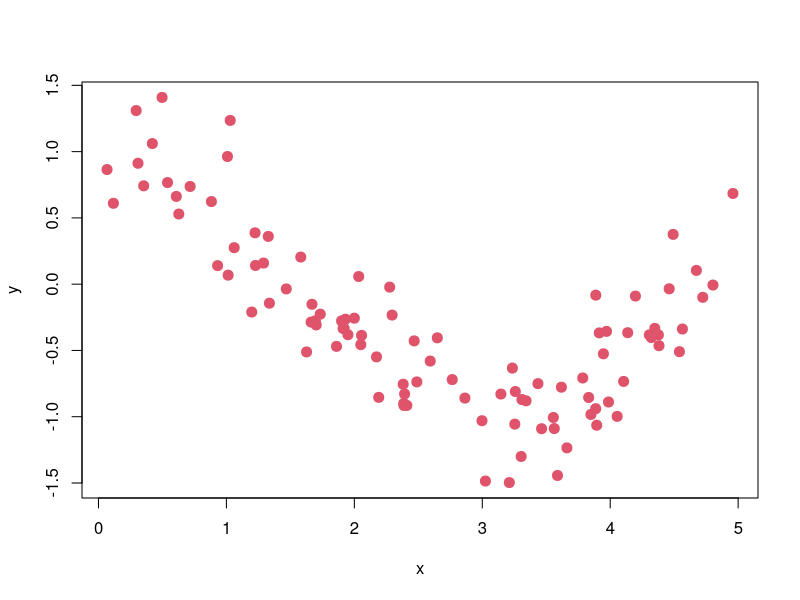
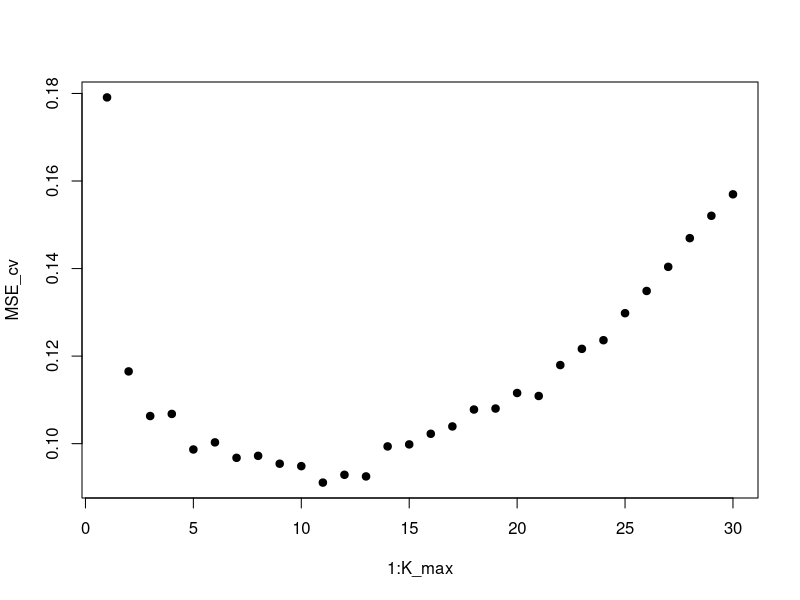
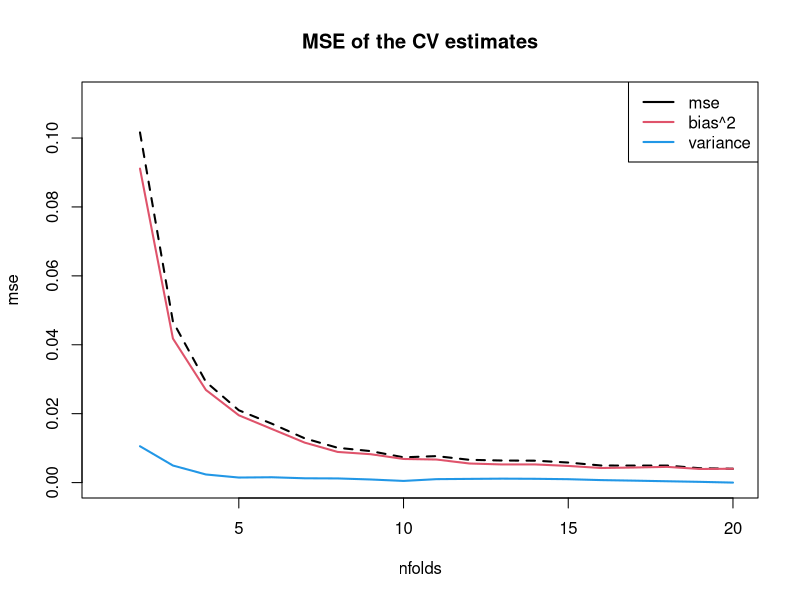
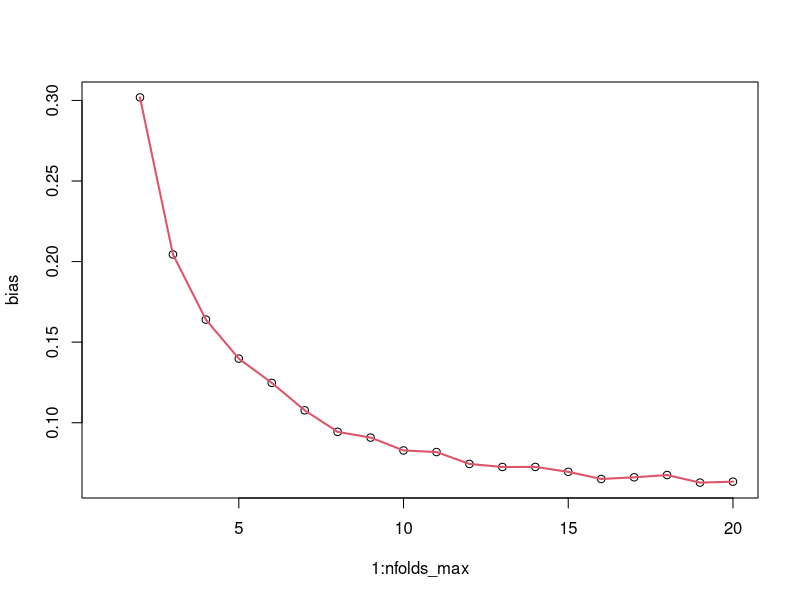

The R source for these figures, in order:
# R code to illustrate cross-validation.
# This code accompanies Lecture 9: Cross-validation.
#
# Author: Jeffrey W. Miller
# Date: Feb 23, 2019

# ____________________________________________________________________________________________

# KNN regression algorithm (for univariate x's)
#   x0 = new point at which to predict y
#   x = (x_1,...,x_n) = vector of training x's
#   y = (y_1,...,y_n) = vector of training y's
#   K = number of neighbors to use
#   y0_hat = predicted value of y at x0
KNN = function(x0, x, y, K) {
    distances = abs(x - x0)  # Euclidean distance between x0 and each x_i
    o = order(distances)  # order of the training points by distance from x0 (nearest to farthest)
    y0_hat = mean(y[o[1:K]])  # take average of the y values of the K nearest training points
    return(y0_hat)  # return predicted value of y
}


# ____________________________________________________________________________________________
# Implementing cross-validation

# Simulate a dataset with univariate x's
set.seed(1)  # set random number generator
n = 100  # number of samples
x = 5*runif(n)  # simulate training x's uniformly on the interval [0,5]
sigma = 0.3  # standard deviation of the noise
f = function(x) { cos(x) }  # f(x) = true mean of x given y
y = f(x) + sigma*rnorm(n)  # simulate training y's by adding N(0, sigma^2) noise to f(x)
plot(x,y,col=2,pch=20,cex=2)  # plot training data


# Using cross-validation to estimate test performance
K = 1  # number of neighbors to use
nfolds = 10  # number of folds to use for cross-validation
permutation = sample(1:n)  # random ordering of all the available data
MSE_fold = rep(0,nfolds)  # vector to hold MSE for each fold
for (j in 1:nfolds) {
    pseudotest = permutation[floor((j-1)*n/nfolds+1) : floor(j*n/nfolds)]  # pseudo-test set for this fold
    pseudotrain = setdiff(1:n, pseudotest)  # pseudo-training set for this fold
    y_hat = sapply(x[pseudotest], function(x0) { KNN(x0, x[pseudotrain], y[pseudotrain], K) })  # run KNN at each x in the pseudo-test set
    MSE_fold[j] = mean((y[pseudotest] - y_hat)^2)  # compute MSE on the pseudo-test set
}
MSE_cv = mean(MSE_fold)  # average across folds to obtain CV estimate of test MSE
MSE_cv


# Compare with a "ground truth" estimate of test performance, given this training set.
# (Since this is a simulation example, we can generate lots of test data.)
n_test = 100000
x_test = 5*runif(n_test)  # simulate test x's from true data generating process
y_test = f(x_test) + sigma*rnorm(n_test)  # simulate test y's from true data generating process
y_test_hat = sapply(x_test, function(x0) { KNN(x0, x, y, K) })  # run KNN at each x in the test set
MSE_test = mean((y_test - y_test_hat)^2)  # compute MSE on test set

MSE_test
MSE_cv

# Careful! Try this with nfolds=n:
sqrt(MSE_test)  # test RMSE
sqrt(mean(MSE_fold))  # sqrt of MSE_cv
mean(sqrt(MSE_fold))  # average of RMSEs (Is this a good way to estimate test RMSE?)


# ____________________________________________________________________________________________
# Using cross-validation to choose model settings

# Illustration: Choosing # of neighbors in KNN
K_max = 30  # maximum value of K to try for KNN
nfolds = 10  # number of folds to use for cross-validation
permutation = sample(1:n)  # random ordering of all the available data
MSE_fold = matrix(0,nfolds,K_max)  # vector to hold MSE for each fold and each K
for (j in 1:nfolds) {
    pseudotest = permutation[floor((j-1)*n/nfolds+1) : floor(j*n/nfolds)]  # pseudo-test set for this fold
    pseudotrain = setdiff(1:n, pseudotest)  # pseudo-training set for this fold
    for (K in 1:K_max) {
        y_hat = sapply(x[pseudotest], function(x0) { KNN(x0, x[pseudotrain], y[pseudotrain], K) })  # run KNN at each x in the pseudo-test set
        MSE_fold[j,K] = mean((y[pseudotest] - y_hat)^2)  # compute MSE on the pseudo-test set
    }
}
MSE_cv = colMeans(MSE_fold)  # average across folds to obtain CV estimate of test MSE for each K

plot(1:K_max, MSE_cv, pch=19)  # plot CV estimate of test MSE for each K

# Choose the value of K that minimizes estimated test MSE
K_cv = which.min(MSE_cv)
K_cv


# ____________________________________________________________________________________________
# Careful: MSE_cv[K_cv] may systematically underestimate or overestimate test MSE!
# There are two sources of bias: K_cv is the minimum, and the pseudo-training set is smaller than n.

# Compare with a "ground truth" estimate of test performance, given this training set.
y_test_hat = sapply(x_test, function(x0) { KNN(x0, x, y, K_cv) })  # run KNN at each x in the test set
MSE_test = mean((y_test - y_test_hat)^2)  # compute MSE on test set

MSE_cv[K_cv]
MSE_test
# Why does MSE_cv[K_cv] tend to be smaller than MSE_test in this example?

# Can you think of a reason why MSE_cv[K_cv] might tend to be larger than MSE_test in other examples?
# (What happens when n=20 and nfolds=2?)


# ____________________________________________________________________________________________
# Choosing the number of folds

# Simulate dataset
set.seed(1)  # set random number generator
n = 20  # number of samples
x = 5*runif(n)  # simulate training x's uniformly on the interval [0,5]
sigma = 0.3  # standard deviation of the noise
y = f(x) + sigma*rnorm(n)  # simulate training y's by adding N(0, sigma^2) noise to f(x)

# Compute "ground truth" estimate of test performance, given this training set
K = 10  # number of neighbors to use in KNN
y_test_hat = sapply(x_test, function(x0) { KNN(x0, x, y, K) })  # run KNN at each x in the test set
MSE_test = mean((y_test - y_test_hat)^2)  # compute MSE on test set

# Repeatedly run CV for a range of nfolds values
nfolds_max = n  # maximum value of nfolds to use for CV
nreps = 200  # number of times to repeat the simulation
MSE_cv = matrix(0,nreps,nfolds_max)  # vector to hold CV estimate of MSE for each rep and each fold
for (r in 1:nreps) {  # run the simulation many times
    for (nfolds in 1:nfolds_max) {
        permutation = sample(1:n)  # random ordering of all the available data
        MSE_fold = rep(0,nfolds)  # vector to hold MSE for each fold and each K
        for (j in 1:nfolds) {
            pseudotest = permutation[floor((j-1)*n/nfolds+1) : floor(j*n/nfolds)]  # pseudo-test set
            pseudotrain = setdiff(1:n, pseudotest)  # pseudo-training set
            y_hat = sapply(x[pseudotest], function(x0) { KNN(x0, x[pseudotrain], y[pseudotrain], K) })  # run KNN at each x in the pseudo-test set
            MSE_fold[j] = mean((y[pseudotest] - y_hat)^2)  # compute MSE on the pseudo-test set
        }
        MSE_cv[r,nfolds] = mean(MSE_fold)
    }
}

# Compute the MSE, bias, and variance of the CV estimate of test MSE, for each value of nfolds
mse = colMeans((MSE_cv - MSE_test)^2)
bias = colMeans(MSE_cv) - MSE_test
variance = apply(MSE_cv,2,var)

# Plot MSE, bias^2, and variance of the CV estimate, for each value of nfolds
plot(1:nfolds_max, type="n", ylim=c(0,max(mse[2:nfolds_max])*1.1), xlab="nfolds", ylab="mse", main="MSE of the CV estimates")
lines(1:nfolds_max, mse, col=1, lty=2, lwd=2, ylim=c(0,0.2))
lines(1:nfolds_max, bias^2, col=2, lwd=2)
lines(1:nfolds_max, variance, col=4, lwd=2)
legend("topright", legend=c("mse","bias^2","variance"), col=c(1,2,4), lwd=2)

# Plot bias for each value of nfolds
plot(1:nfolds_max, bias)
lines(1:nfolds_max, bias, col=2, lwd=2)
# Note that MSE_cv is biased upwards, since the pseudo-training set is smaller than the training set.


























